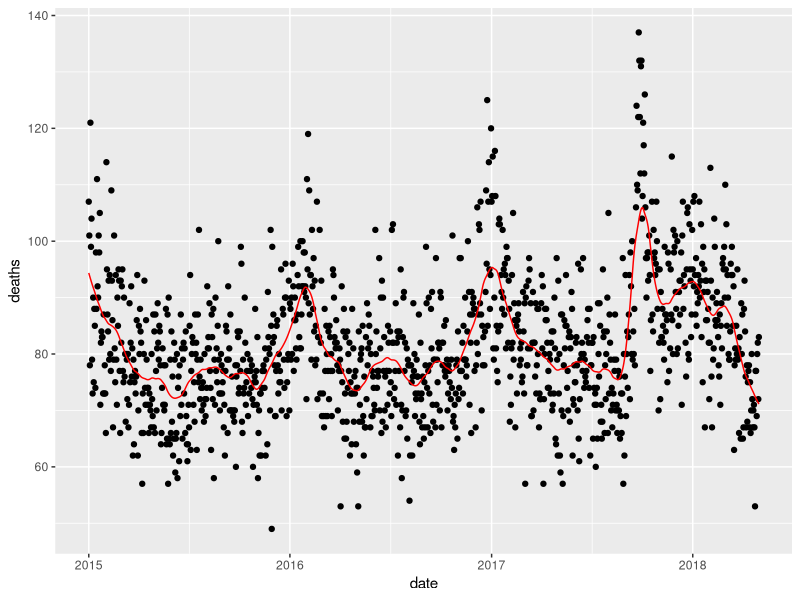
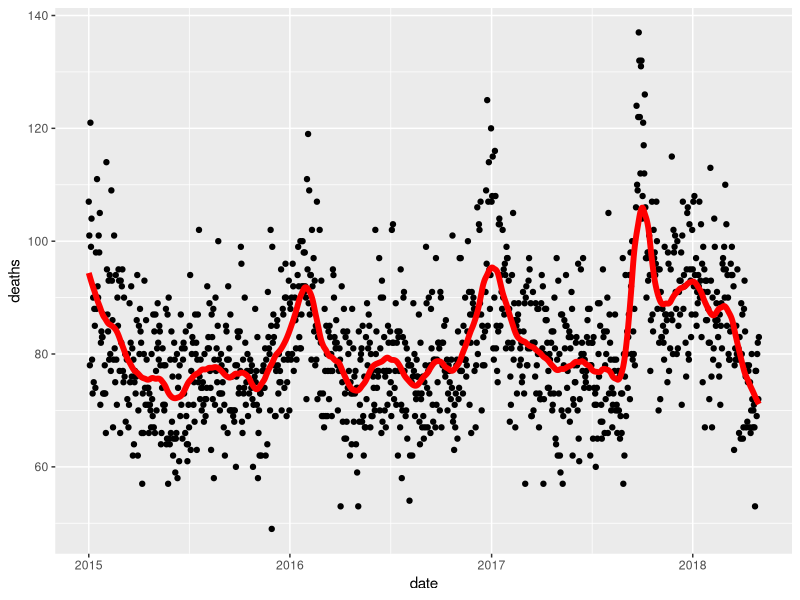
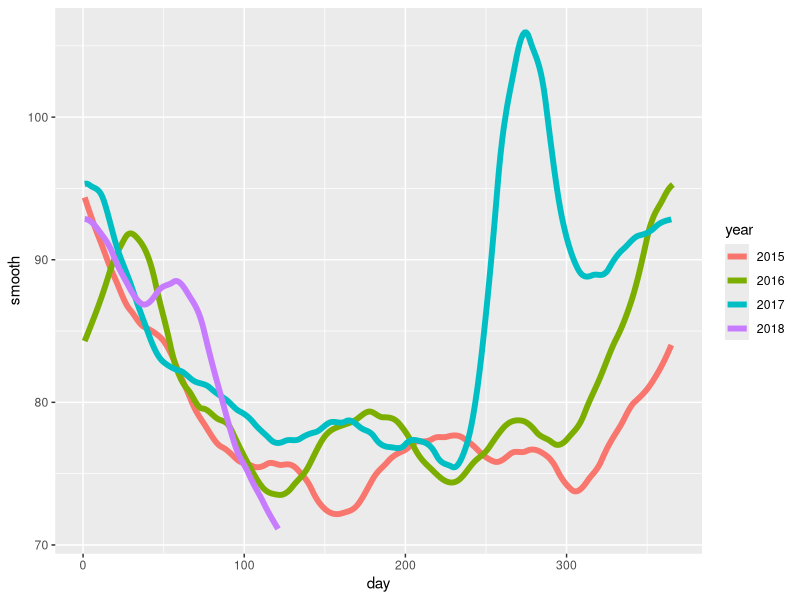
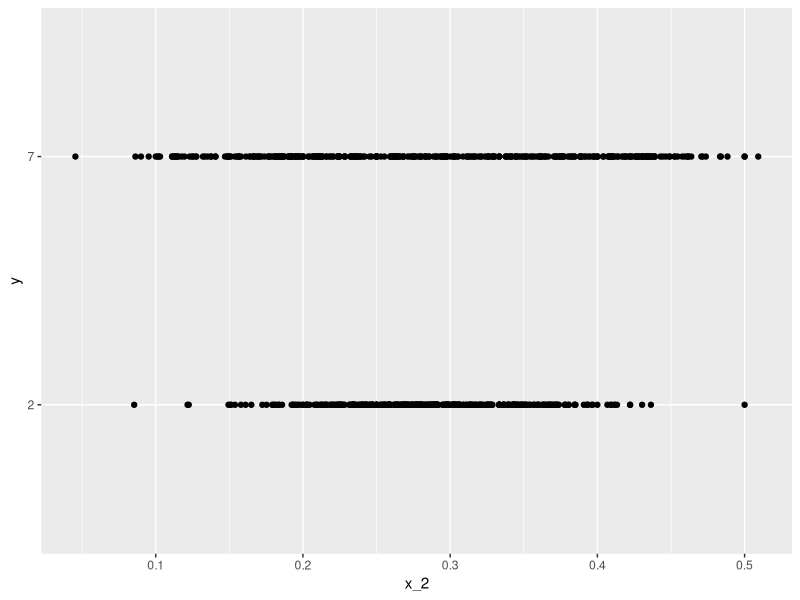
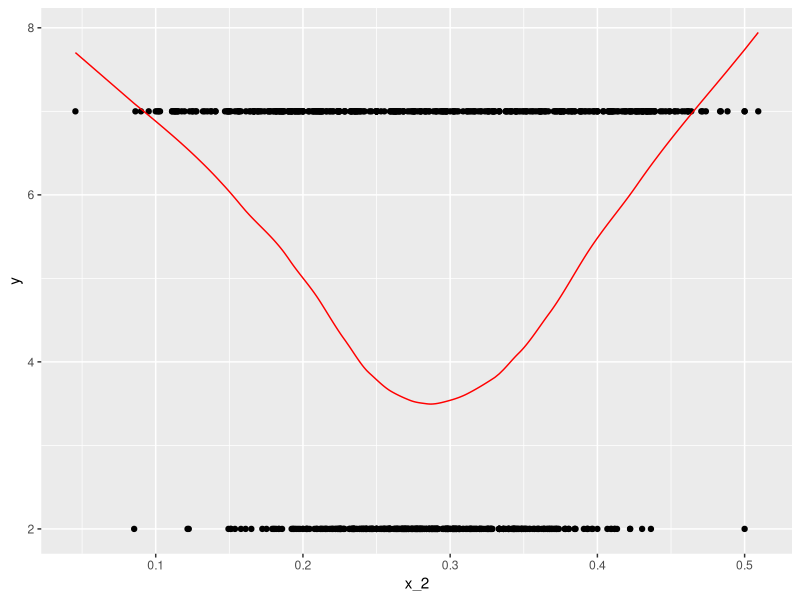
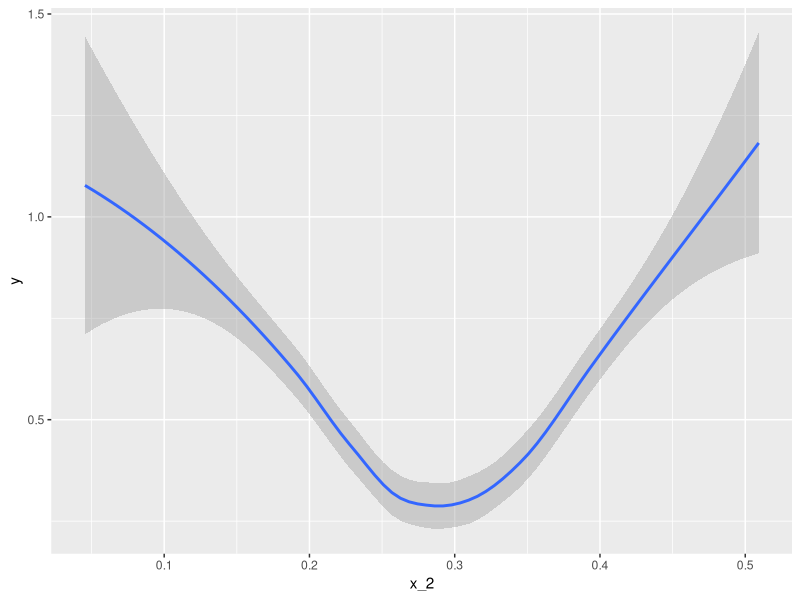

The R source for these figures, in order:
# question 1
library(tidyverse)
library(lubridate)
library(purrr)
library(pdftools)

fn <- system.file("extdata", "RD-Mortality-Report_2015-18-180531.pdf", package="dslabs")
dat <- map_df(str_split(pdf_text(fn), "\n"), function(s){
  s <- str_trim(s)
  header_index <- str_which(s, "2015")[1]
  tmp <- str_split(s[header_index], "\\s+", simplify = TRUE)
  month <- tmp[1]
  header <- tmp[-1]
  tail_index  <- str_which(s, "Total")
  n <- str_count(s, "\\d+")
  out <- c(1:header_index, which(n==1), which(n>=28), tail_index:length(s))
  s[-out] %>%
    str_remove_all("[^\\d\\s]") %>%
    str_trim() %>%
    str_split_fixed("\\s+", n = 6) %>%
    .[,1:5] %>%
    as_data_frame() %>% 
    setNames(c("day", header)) %>%
    mutate(month = month,
           day = as.numeric(day)) %>%
    gather(year, deaths, -c(day, month)) %>%
    mutate(deaths = as.numeric(deaths))
}) %>%
  mutate(month = recode(month, "JAN" = 1, "FEB" = 2, "MAR" = 3, "APR" = 4, "MAY" = 5, "JUN" = 6, 
                        "JUL" = 7, "AGO" = 8, "SEP" = 9, "OCT" = 10, "NOV" = 11, "DEC" = 12)) %>%
  mutate(date = make_date(year, month, day)) %>%
  filter(date <= "2018-05-01")

dat <- na.omit(dat)
span <- 60/as.numeric(max(dat$date)-min(dat$date))
fit <- loess(deaths ~ as.numeric(date), degree = 1, span = span, data = dat)

dat %>% 
  mutate(smooth = fit$fitted) %>%
  ggplot(aes(date, deaths)) +
  geom_point() +
  geom_line(aes(date, smooth), color = "red")

# answer code
span <- 60 / as.numeric(diff(range(dat$date)))
fit <- dat %>% mutate(x = as.numeric(date)) %>% loess(deaths ~ x, data = ., span = span, degree = 1)
dat %>% mutate(smooth = predict(fit, as.numeric(date))) %>%
  ggplot() +
  geom_point(aes(date, deaths)) +
  geom_line(aes(date, smooth), lwd = 2, col = "red")


# question 2
dat %>% 
  mutate(smooth = predict(fit, as.numeric(date)), day = yday(date), year = as.character(year(date))) %>%
  ggplot(aes(day, smooth, col = year)) +
  geom_line(lwd = 2)

# question 3
library(broom)
library(dslabs)
data(mnist_27)
mnist_27$train %>% glm(y ~ x_2, family = "binomial", data = .) %>% tidy() 

qplot(x_2, y, data = mnist_27$train)

span <- diff(range(mnist_27$train$x_2))
fit <- loess(as.numeric(as.character(y)) ~ x_2, degree =1, span = span, data = mnist_27$train)
mnist_27$train %>%
  mutate(smooth = fit$fitted, y = as.numeric(as.character(y))) %>%
  ggplot(aes(x_2, y)) +
  geom_point() +
  geom_line(aes(x_2, smooth), color = "red")

# answer code
mnist_27$train %>% 
  mutate(y = ifelse(y=="7", 1, 0)) %>%
  ggplot(aes(x_2, y)) + 
  geom_smooth(method = "loess")
